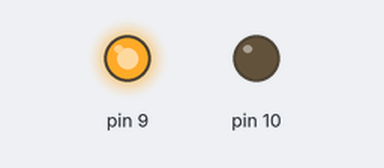
Simulated run of this sketch. Board: Arduino Uno, built with avr-gcc and run on an emulated ATmega328P. On the bench: output pins drawn as LEDs (lit = HIGH).

Above: at 2.0 s.
At 6.0 s:
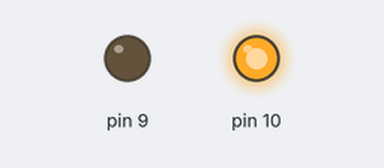
At 9.0 s:
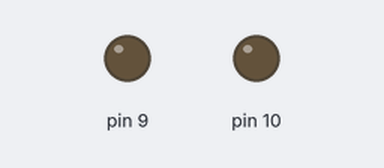
Timing chart, 0 to 13.0 s (numbered marks = the images above):
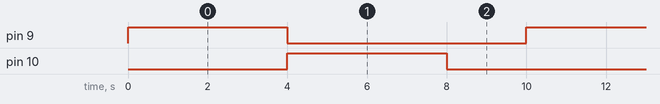

Measured:
- by itself, pin 9, pin 10: alternates HIGH for 4.0 s and LOW for 6.0 s
- by itself, everything shown: repeats every 10.0 s, in 3 steps

The sketch:

Semaforo.ino
```cpp
//9 HIGH rosso acceso
//10 HIGH verde acceso (con 9 LOW)
//10 LOW arancione acceso (con 9 LOW)
void setup()
{
  pinMode(9, OUTPUT);
  pinMode(10, OUTPUT);
}

void loop()
{
   digitalWrite(9, HIGH);
   delay(4000);
   digitalWrite(9, LOW);
   digitalWrite(10, HIGH);
   delay(4000);
   digitalWrite(10, LOW);
   delay(2000);
}
```
